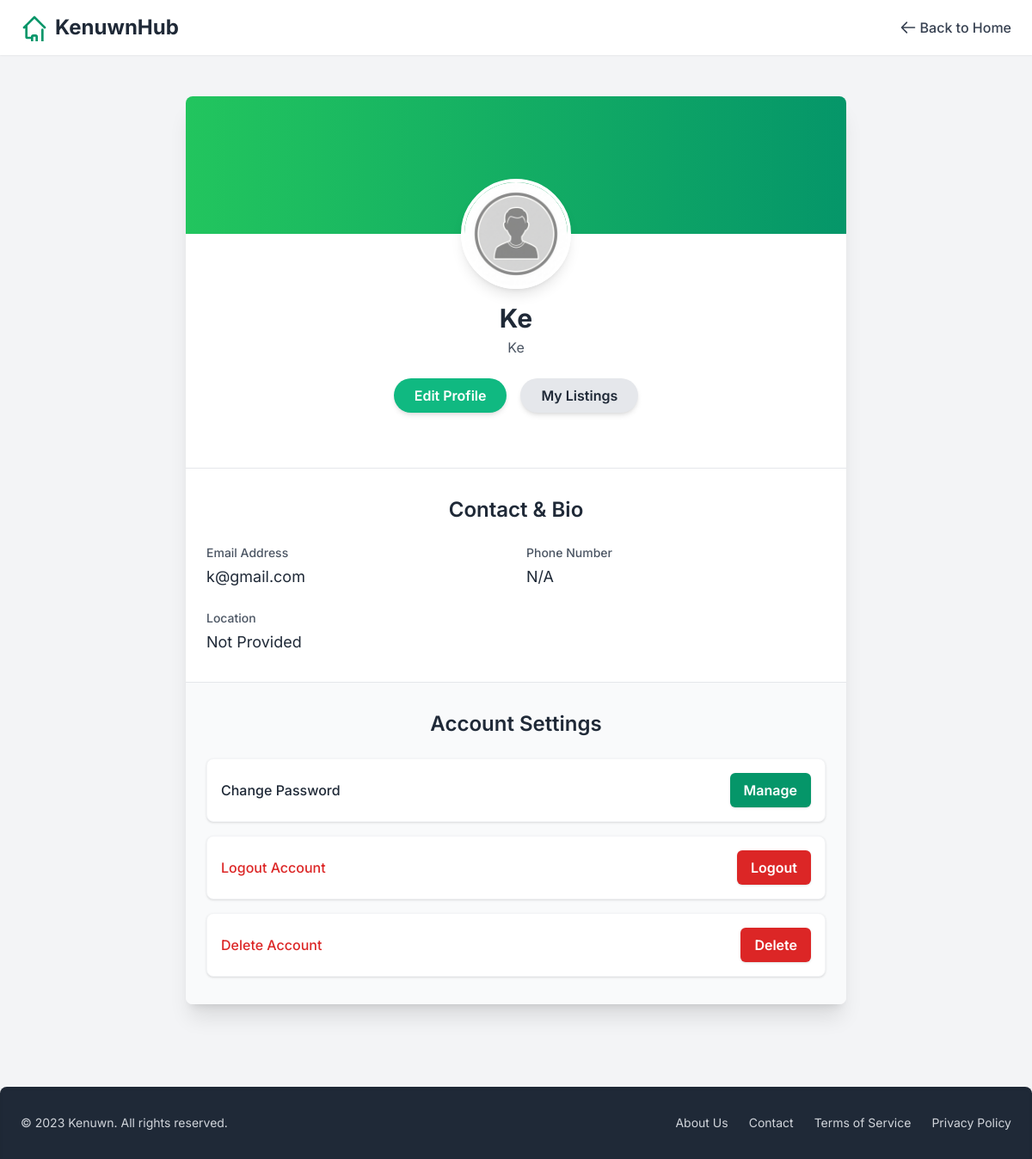
/users/profile/ (signed in), run on the app's committed database.
### users/models.py (models this page shows)
class UserDetail(AbstractUser):
    username = models.CharField(max_length=100, unique=True)
    full_name = models.CharField(max_length=50, null=True, blank=True)
    location = models.CharField(max_length=50, null=True, blank=True)
    email = models.CharField(max_length=50, unique=True)
    image = models.ImageField(upload_to='profile/', null=True, blank=True)
    date_joined = models.DateTimeField(auto_now_add=True, blank=True, null=True)

### users/views.py (the view)
# urls.py: path('profile/', profile_view, name="profile"),
@login_required
def profile_view(request):
    return render(request, 'users/profile.html')

### users/templates/users/profile.html (shortened to what this page needs)
{% load static %}
<!DOCTYPE html>
<html lang="en">
<head>
    <script src="https://cdn.tailwindcss.com"></script>
</head>
<body class="flex flex-col min-h-screen">
    <nav class="bg-white shadow-sm py-4 px-4 md:px-6 sticky top-0 z-50">
        <div class="max-w-7xl mx-auto flex justify-between items-center">
            <a href="{% url 'products:home' %}" class="flex items-center space-x-2">
                <span class="text-2xl font-bold text-gray-800">KenuwnHub</span>
            </a>
            <a href="{% url 'products:home' %}" class="text-gray-700 hover:text-emerald-600 font-medium flex items-center">
                <svg class="w-5 h-5 mr-1" fill="none" stroke="currentColor" viewBox="0 0 24 24" xmlns="http://www.w3.org/2000/svg"><path stroke-linecap="round" stroke-linejoin="round" stroke-width="2" d="M10 19l-7-7m0 0l7-7m-7 7h18"></path></svg>
                Back to Home
            </a>
        </div>
    </nav>
    <main class="flex-grow container mx-auto px-4 py-8 md:py-12">
        <div class="max-w-3xl mx-auto bg-white rounded-lg shadow-xl overflow-hidden">
            <div class="relative h-40 bg-gradient-to-r from-green-500 to-emerald-600 flex items-center justify-center">
                <img src="{% static 'users/images/ke.png' %}" alt="Profile Picture" class="absolute -bottom-16 w-32 h-32 rounded-full border-4 border-white object-cover shadow-lg">
            </div>
            <div class="pt-20 pb-8 px-6 text-center">
                <h1 class="text-3xl font-bold text-gray-800 mb-1">{{ user.get_full_name|default:user.username }}</h1>
                <p class="text-md text-gray-600 mb-6">{{ user.username }}</p>
                <div class="flex justify-center space-x-4 mb-8">
                    <a href="{% url 'users:profile_update' %}" class="bg-emerald-500 hover:bg-emerald-700 text-white font-semibold py-2 px-6 rounded-full shadow-md transition duration-200">
                        Edit Profile
                    </a>
                    {% if user.is_authenticated and user.seller_profile %}
                    <a href="{% url 'products:seller_dashboard' %}" class="bg-gray-200 hover:bg-gray-300 text-gray-800 font-semibold py-2 px-6 rounded-full shadow-md transition duration-200">
                        My Listings
                    </a>
                    {% else %}
                    <a href="{% url 'users:register_seller' %}" class="bg-gray-200 hover:bg-gray-300 text-gray-800 font-semibold py-2 px-6 rounded-full shadow-md transition duration-200">
                        Register as Seller
                    </a>
                    {% endif %}
                </div>
            </div>
            <div class="border-t border-gray-200 px-6 py-8">
                <h2 class="text-2xl font-semibold text-gray-800 mb-6 text-center">Contact & Bio</h2>
                <div class="grid grid-cols-1 md:grid-cols-2 gap-6">
                    <div>
                        <label class="block text-gray-600 text-sm font-medium mb-1">Email Address</label>
                        <p class="text-gray-800 text-lg">{{ user.email }}</p>
                    </div>
                    <div>
                        <label class="block text-gray-600 text-sm font-medium mb-1">Phone Number</label>
                        <p class="text-gray-800 text-lg">{{ user.profile.phone_number|default:"N/A" }}</p>
                    </div>
                    <div class="md:col-span-2">
                        <label class="block text-gray-600 text-sm font-medium mb-1">Location</label>
                        <p class="text-gray-800 text-lg">{{ user.profile.location|default:"Not Provided" }}</p>
                    </div>
                </div>
            </div>
            <div class="border-t border-gray-200 px-6 py-8 bg-gray-50">
                <h2 class="text-2xl font-semibold text-gray-800 mb-6 text-center">Account Settings</h2>
                <div class="space-y-4">
                    <div class="flex justify-between items-center p-4 bg-white rounded-lg shadow border border-gray-100">
                        <span class="text-gray-800 font-medium">Change Password</span>
                        <a href="#" class="bg-emerald-600 text-white rounded-md py-2 px-4 shadow hover:bg-emerald-700 font-semibold transition-colors">Manage</a>
                    </div>
                    <form action="{% url 'users:logout' %}" method="post" class="flex justify-between items-center p-4 bg-white rounded-lg shadow border border-gray-100">
                        <span class="text-red-600 font-medium">Logout Account</span>
                        <button type="submit" class="bg-red-600 text-white rounded-md py-2 px-4 shadow hover:bg-red-700 font-semibold transition-colors">Logout</button>
                    </form>
                    <form action="#" method="post" class="flex justify-between items-center p-4 bg-white rounded-lg shadow border border-gray-100">
                        <span class="text-red-600 font-medium">Delete Account</span>
                        <button type="submit" class="bg-red-600 text-white rounded-md py-2 px-4 shadow hover:bg-red-700 font-semibold transition-colors">Delete</button>
                    </form>
                </div>
            </div>
        </div>
    </main>
    <footer class="bg-gray-800 text-gray-300 py-8 px-4 md:px-6 mt-12 rounded-t-lg shadow-inner">
        <div class="max-w-7xl mx-auto flex flex-col md:flex-row justify-between items-center text-center md:text-left space-y-4 md:space-y-0">
            <div class="text-sm">
                &copy; 2023 Kenuwn. All rights reserved.
            </div>
            <div class="flex space-x-6">
                <a href="#" class="hover:text-white transition-colors duration-200 text-sm">About Us</a>
                <a href="#" class="hover:text-white transition-colors duration-200 text-sm">Contact</a>
                <a href="#" class="hover:text-white transition-colors duration-200 text-sm">Terms of Service</a>
                <a href="#" class="hover:text-white transition-colors duration-200 text-sm">Privacy Policy</a>
            </div>
        </div>
    </footer>
</body>
</html>

### users/templates/users/profile.html (style rules this page uses)
body { font-family: 'Inter', sans-serif; -webkit-font-smoothing: antialiased; -moz-osx-font-smoothing: grayscale; background-color: #f3f4f6; }
body { -ms-overflow-style: none; scrollbar-width: none; }

### data on the page
UserDetail: get_full_name "Ke", username "Ke", email "k@gmail.com"

### other printed values
{{ user.profile.phone_number|default:"N/A" }} "N/A"
{{ user.profile.location|default:"Not Provided" }} "Not Provided"
